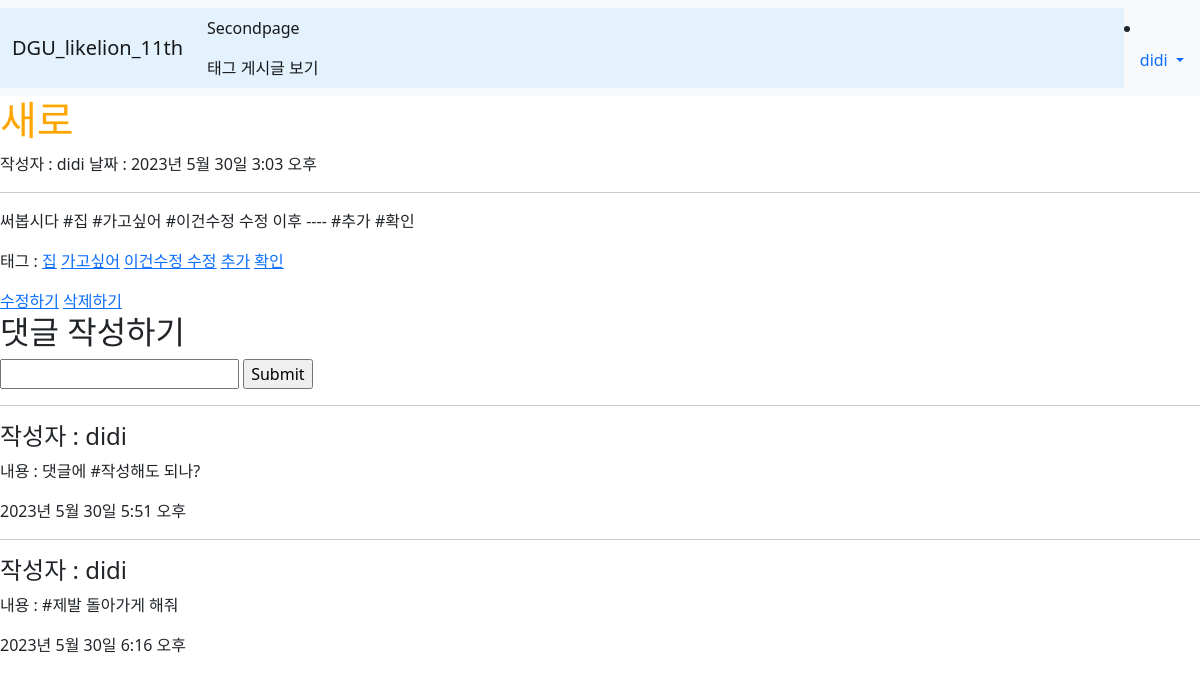
The app's page /10 (signed in) with its own data.
### main/models.py (models this page shows, shortened)
class Blog(models.Model):
    title = models.CharField(max_length=200)
    writer = models.ForeignKey(User, null=False, blank=False, on_delete=models.CASCADE)
    pub_date = models.DateTimeField()
    body = models.TextField()
    image = models.ImageField(upload_to="blog/", blank=True, null=True)
    tags = models.ManyToManyField(Tag, related_name='blogs', blank=True)

class Tag(models.Model):
    name=models.CharField(max_length=30, null=False, blank=False)
    def __str__(self):
        return self.name

class Comment(models.Model):
    content = models.TextField()
    pub_date = models.DateTimeField()
    writer = models.ForeignKey(User, null=False, blank=False, on_delete=models.CASCADE)
    blog = models.ForeignKey(Blog, null=False, blank=False, on_delete=models.CASCADE)
    tags = models.ManyToManyField(Tag, related_name='comments', blank=True)

### main/views.py (the view, shortened to what this page needs)
# urls.py: path('<int:id>', detail, name="detail"),
def detail(request, id):
    blog = get_object_or_404(Blog, pk = id)
    if request.method == 'GET':
        comments = Comment.objects.filter(blog=blog)
        return render(request, 'main/detail.html', {
            'blog':blog,
            'comments':comments,
            })

### main/templates/main/detail.html (shortened to what this page needs)
{% extends 'base.html' %}
{% load static %}
{% block content %}
<h1>{{blog.title}}</h1>
작성자 : {{blog.writer}}
날짜 : {{blog.pub_date}}
<hr>
<p>{{blog.body}}</p>
<p>태그 :
    {% for tag in blog.tags.all %}
    <a href = "{% url 'main:tag_blogs' tag.pk %}">{{ tag.name}}</a>
    {% endfor %}
</p>
{% if blog.writer == user %}
<a href = "{% url 'main:edit' blog.id %}">수정하기</a>
<a href = "{% url 'main:delete' blog.id %}">삭제하기</a>
{% endif %}
<div class="comment_container">
    <div class="comment_form">
        <h2>댓글 작성하기</h2>
        <form method="POST" action="{% url 'main:detail' blog.id %}">
            <input type="text" name="content">
            <input type="submit" name="submit">
        </form>
    </div>
    <div class="comment_list">
        {% for c in comments %}
        <hr>
        <h4>작성자 : {{c.writer}}</h4>
        <p>내용 : {{c.content}}</p>
        <p>{{c.pub_date}}</p>
        {% endfor %}
    </div>
</div>
{% endblock %}

### likelion_11th_session/templates/shared/_navbar.html (shortened to what this page needs)
<nav class="navbar navbar-expand-lg navbar-light bg-light">
    <div class="container-fluid" style="background-color: #e3f2fd;">
    <a class="navbar-brand" href="{% url 'main:mainpage' %}">DGU_likelion_11th</a>
    <div class="collapse navbar-collapse" id="navbarNav">
        <ul class="navbar-nav">
        <li class="nav-item">
            <a class="nav-link active" aria-current="page" href="{% url 'main:secondpage' %}">Secondpage</a>
            <a class="nav-link active" arla-current="page" href="{% url 'main:tag_list' %}">태그 게시글 보기</a>
        </li>
        </ul>
    </div>
    </div>
    <li class="nav-item dropdown">
        {% if user.is_authenticated %}
        <a class="nav-link dropdown-toggle" href="#" id="navbarDropdown" role="button" data-bs-toggle="dropdown" aria-expanded="false">
         {{user.username}}
        </a>
        {% endif %}
      </li>
  </nav>

### likelion_11th_session/static/css/project.css (style rules this page uses)
h1 { color : orange; }

### records on screen
Blog: title "새로", writer "didi", pub_date "2023년 5월 30일 3:03 오후", body "써봅시다 #집 #가고싶어 #이건수정 수정 이후 ---- #추가 #확인"
Tag: name "집"
Tag: name "가고싶어"
Tag: name "이건수정 수정"
Tag: name "추가"
Tag: name "확인"
Comment: writer "didi", content "댓글에 #작성해도 되나?", pub_date "2023년 5월 30일 5:51 오후"
Comment: writer "didi", content "#제발 돌아가게 해줘", pub_date "2023년 5월 30일 6:16 오후"

### other values on screen
{{ user.username }} "didi"
